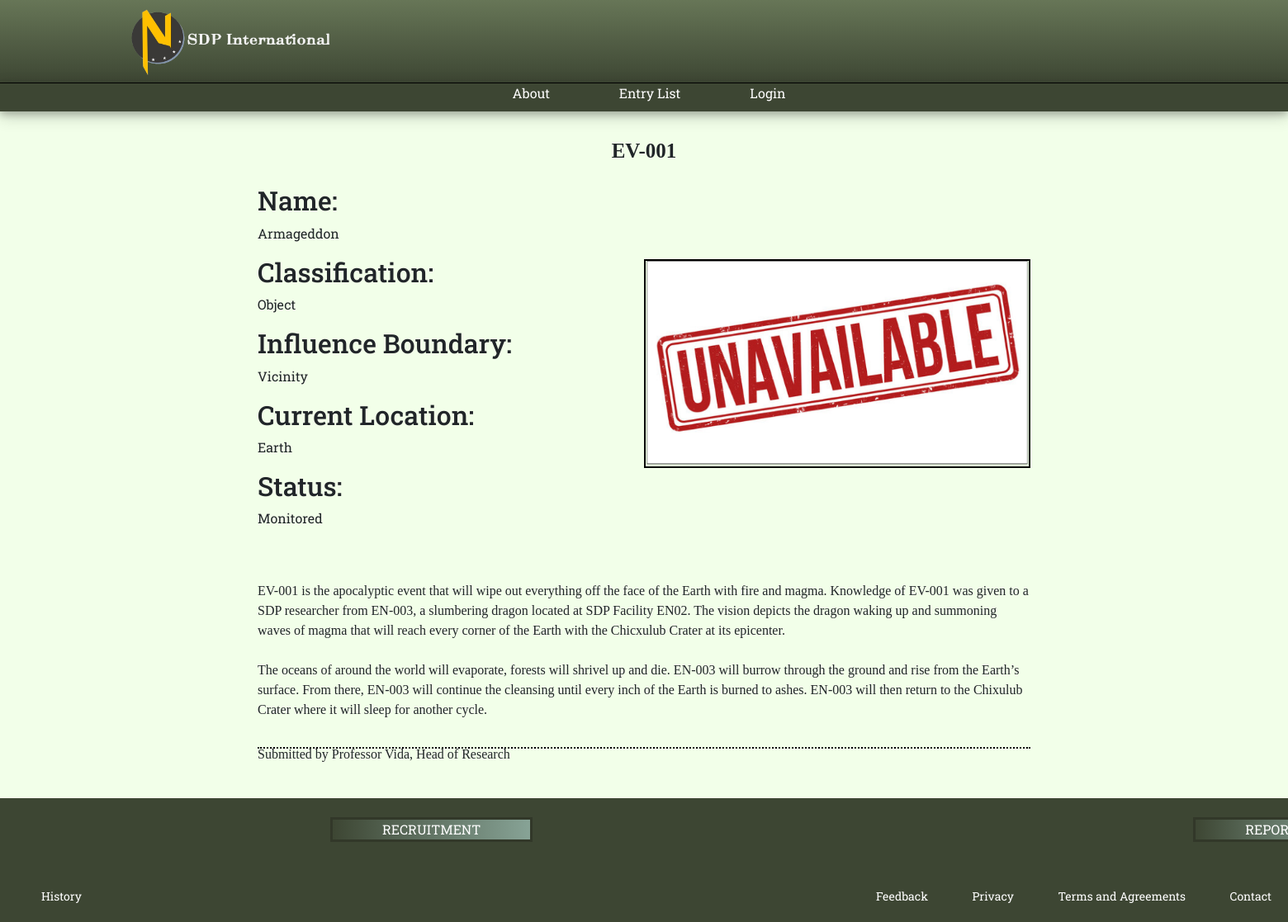
The page /entryTemplate.php?id=39 on the database as committed earlier.
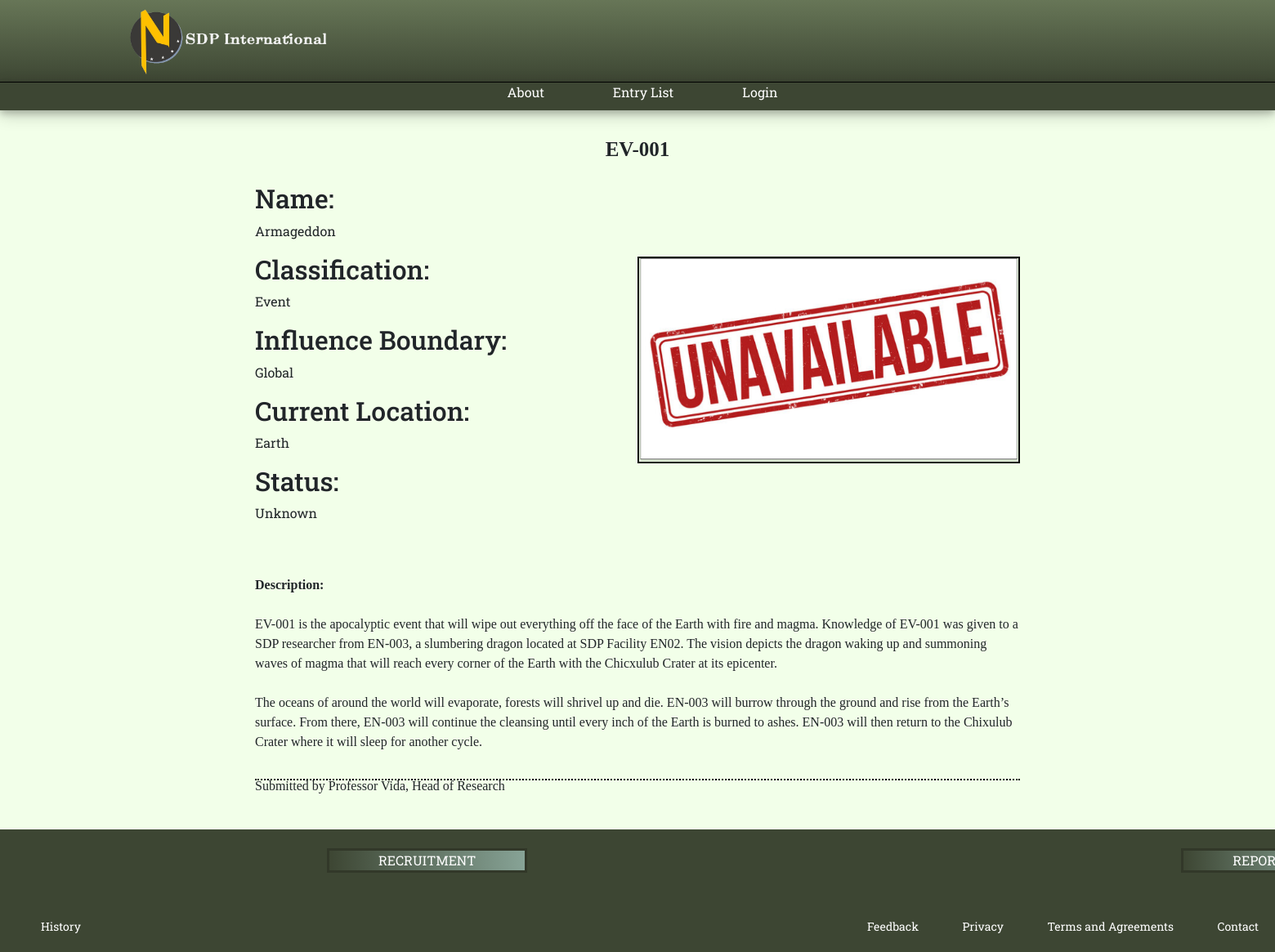
The same page on the database as committed later.
### tables this page shows
CREATE TABLE `entrysubdb` (
  `id` int(11) NOT NULL,
  `name` varchar(255) NOT NULL,
  `location` varchar(255) NOT NULL,
  `title` varchar(255) NOT NULL,
  `report` mediumtext NOT NULL,
  `type` enum('Object','Entity','Event','Place') NOT NULL,
  `threat` enum('Vicinity','Local','Regional','Continental','Global') NOT NULL,
  `status` enum('Unknown','Secured','Cooperative','Terminated','Monitored') NOT NULL,
  `image` text NOT NULL,
  `entryName` varchar(255) NOT NULL
);

### database/functions.php (called while the page is built, shortened)
<?php
    $conn = mysqli_connect(DB_SERVER, DB_USERNAME, DB_PASSWORD, DB_NAME);
    if(isset($_REQUEST['id'])){
        $id = $_REQUEST['id'];
        $sql = "SELECT * FROM `entrysubdb` WHERE id = $id";
        $query = mysqli_query($conn, $sql);
    }
?>

### entryTemplate.php (the view, shortened to what this page needs)
<?php
    include "database/functions.php";
?>
<!DOCTYPE html>
<html lang="en">
<head>
    <link rel="stylesheet" href="css/bootstrap.css">
    <link rel="stylesheet" href="base.css">
    <link rel="stylesheet" href="layouts.css">
    <link rel="stylesheet" href="modules.css">
</head>
<body>
    <header>
        <div class="header-border">
            <div class="logo-img">
                <a href="index.php">
                    <img src="images/headerlogo.png" alt="Logo" width="75px">
                </a>
            </div>
        </div>
    </header>
    <header class="header-bottomshape">
        <nav>
            <ul>
                <li>
                    <a href="aboutUs.php">About</a>
                    <a href="entryList.php">Entry List</a>
                    <?php if(empty($_SESSION)) : ?>
                        <a href="#" data-bs-toggle="modal" data-bs-target="#modal-login">Login</a>
                    <?php endif ?>
                </li>
            </ul>
        </nav>
    </header>
    <main class="main-entry">
    <?php foreach($query as $q): ?>
        <div class="content-top-entrytem">
            <h1><?php echo $q['entryName']?> </h1>
        </div>
        <div class="content-left-entrytem">
            <h2>Name:</h2>
            <p> <?php echo $q['title']?> </p>
            <h2>Classification:</h2>
            <p> <?php echo $q['type']?> </p>
            <h2>Influence Boundary:</h2>
            <p> <?php echo $q['threat']?> </p>
            <h2>Current Location:</h2>
            <p> <?php echo $q['location']?> </p>
            <h2>Status:</h2>
            <p> <?php echo $q['status']?> </p>
        </div>
        <div class="content-right-entrytem">
            <img src="images/<?php echo $q['image']?>" alt="Image Unavailable" >
        </div>
        <div class="content-bottom-entrytem">
            <br>
            <br>
            <p>
                <?php echo $q['report']?>
            </p>
            <div class="entry-line">
            <p>
                Submitted by <?php echo $q['name']?>
            </p>
        </div>
        </div>
    <?php endforeach; ?>
    </main>
    <footer>
        <div class="footer-top">
            <a href="recruitment.php" class="btn btn-info link" role="button">RECRUITMENT</a>
            <a href="#" class="btn btn-info link" role="button" data-bs-toggle="modal" data-bs-target="#modal-report">REPORT</a>
        </div>
        <div class="footer-bottom-left">
            <a href="history.php">History</a>
        </div>
        <div class="footer-bottom">
            <a href="#" data-bs-toggle="modal" data-bs-target="#modal-feedback">Feedback</a>
            <a href="privacy.php">Privacy</a>
            <a href="termsAndAgreements.php">Terms and Agreements</a>
            <a href="contactUs.php">Contact</a>
        </div>
    </footer>
</body>
</html>

Rows that differ between the two databases and show on the page:
changed entrysubdb "EV-001": type "Object" → "Event"; threat "Vicinity" → "Global"; status "Monitored" → "Unknown"; report "EV-001 is the apocalyptic…" → "Description: EV-001 is the apocalyptic…"
